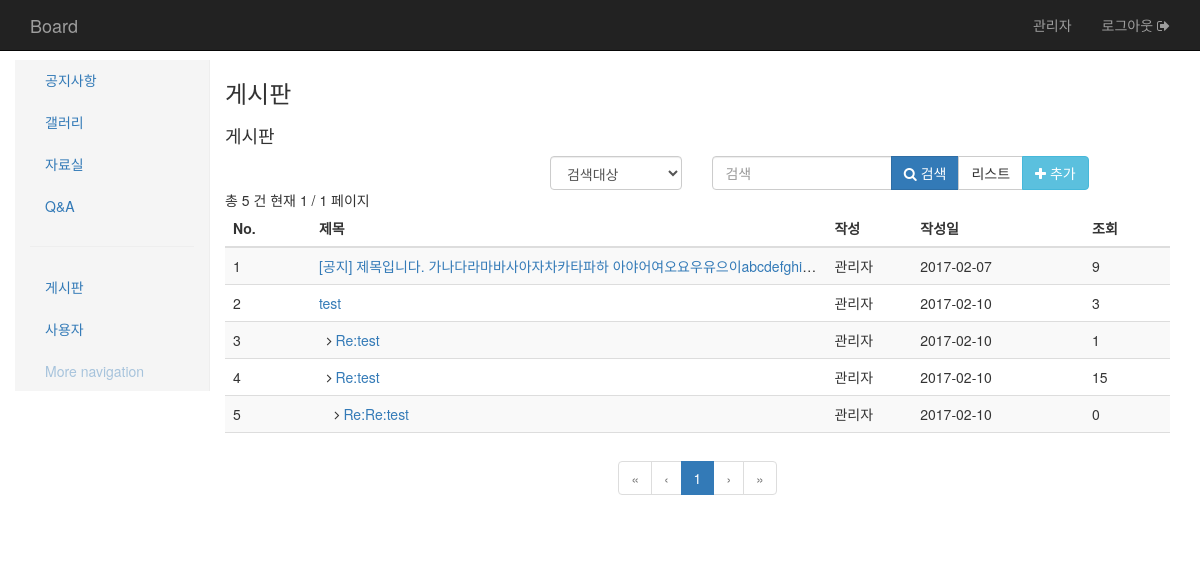
/board/index.php (signed in), run on the app's committed database.
### tables this page shows
CREATE TABLE IF NOT EXISTS `brn_board` (
  `b_idx` int(11) unsigned NOT NULL AUTO_INCREMENT,
  `b_ref` int(10) unsigned NOT NULL DEFAULT '0' COMMENT '글 묶음',
  `b_depth` int(10) unsigned NOT NULL DEFAULT '0' COMMENT '글 묶음 들여쓰기',
  `b_parent` int(10) unsigned NOT NULL DEFAULT '0' COMMENT '자신의 부모글',
  `b_order` int(10) unsigned NOT NULL DEFAULT '0' COMMENT '글 묶음 정렬순서',
  `b_title` varchar(200) NOT NULL,
  `b_name` varchar(100) NOT NULL,
  `b_id` varchar(50) NOT NULL,
  `b_password` varchar(50) NOT NULL,
  `b_content` text,
  `b_count` int(10) unsigned DEFAULT '0',
  `b_email` varchar(100) DEFAULT NULL,
  `b_secret` tinyint(3) unsigned DEFAULT '0',
  `b_notice` tinyint(3) unsigned DEFAULT '0',
  `b_reg_IP` varchar(50) DEFAULT NULL,
  `b_reg_date` datetime DEFAULT NULL,
  PRIMARY KEY (`b_idx`),
  KEY `b_ref` (`b_ref`)
);

### app/board/boardView.php (called while the page is built, shortened)
<?php
class BoardView extends CoreView
{
    public function index($data)
    {
        $data['cssLink'] = array();
        $data['scriptHeader'] = array();
        $data['scriptFooter'] = array();
        $this->render('list', $data);
    }
}

### app/board/boardControl.php (called while the page is built, shortened)
<?php
class BoardControl extends CoreControl
{
    private $_row;
    private $_authMap;
    public function __construct()
    {
        $this->_row = 10;
        $this->_model->setRow($this->_row);
        $this->_table = $this->_model->getTable();
        $this->_auth = loadClass('AuthControl', 'auth');
        $this->_authMap = $this->_auth->getAuthBy($this->_table);
    }
    private function urlQuery()
    {
        $get_page = $_GET["page"];
        $get_s = $_GET["s"];
        $get_k = $_GET["k"];
        return compact('get_page', 'get_s', 'get_k');
    }
    public function index()
    {
        $query = $this->urlQuery();
        $data = $this->_model->selectAll($query['get_page']);
        $data['total_page'] = (int)ceil($data['total_count'] / $this->_row);
        $data['auth'] = $this->_authMap;
        $data = array_merge($data, $query);
        $this->_view->index($data);
    }
}

### app/core/coreModel.php (called while the page is built, shortened)
<?php
class CoreModel
{
    private static $databases;
    public function __construct()
    {
        $connDetails = "localhost|nx_tools|developer|roqkfwk@9";
        if (!is_object(self::$databases[$connDetails])) {
            list($host, $dbname, $user, $pass) = explode('|', $connDetails);
            $dsn = "mysql:host=$host;dbname=$dbname";
            self::$databases[$connDetails] = new PDO($dsn, $user, $pass, array(PDO::MYSQL_ATTR_INIT_COMMAND => "SET NAMES utf8"));
            self::$databases[$connDetails]->setAttribute(PDO::ATTR_ERRMODE, PDO::ERRMODE_EXCEPTION);
        }
        $this->connection = self::$databases[$connDetails];
    }
}

### app/board/boardModel.php (called while the page is built, shortened)
<?php
class BoardModel extends CoreModel
{
    private $_table;
    private $_row_page;
    public function __construct()
    {
        $this->_table = 'brn_board';
        $this->_row_page = 30;
    }
    public function setRow($row)
    {
        $this->_row_page = $row;
    }
    public function selectAll($page)
    {
        $search = array();
        $param  = array();
        $result = array();
        $result['total_count'] = $this->getRowCount($search, $param);
        $offset_page = ($page - 1) * $this->_row_page;
        $result['row_no'] = $offset_page;
        if (!empty($search)) {
            $sql = "
                SELECT *
                FROM $this->_table
                WHERE ".implode(' AND ', $search)."
                ORDER BY b_notice DESC, b_ref DESC, b_order ASC
                LIMIT $offset_page, $this->_row_page";
            $stmt = $this->connection->prepare($sql);
            foreach ($param as $key => &$val) {
                $stmt->bindParam($key, $val);
            }
        } else {
            $sql = "
                SELECT *
                FROM $this->_table
                ORDER BY b_notice DESC, b_ref DESC, b_order ASC
                LIMIT $offset_page, $this->_row_page";
            $stmt = $this->connection->prepare($sql);
        }
        $stmt->execute();
        $result['rows'] = $stmt->fetchAll(PDO::FETCH_ASSOC);
        return $result;
    }
    private function getRowCount($search = array(), $param = array())
    {
        if (!empty($search)) {
            $sql = "
                SELECT COUNT(*) AS b_count
                FROM $this->_table
                WHERE ".implode(' AND ', $search);
            $stmt = $this->connection->prepare($sql);
            foreach ($param as $key => &$val) {
                $stmt->bindParam($key, $val);
            }
        } else {
            $sql = "
                SELECT COUNT(*) AS b_count
                FROM $this->_table";
            $stmt = $this->connection->prepare($sql);
        }
        $stmt->execute();
        $row = $stmt->fetch();
        return $row['b_count'];
    }
}

### app/core/coreControl.php (called while the page is built, shortened)
<?php
class CoreControl
{
    public function __construct($mv)
    {
        $this->_model = loadClass(ucfirst($mv).'Model', $mv);
    }
}

### app/core/class.php (called while the page is built, shortened)
<?php
function includeClassFile($class)
{
    if (substr($class, 0, 4) === 'Core') {
        $classPath = APP_PATH.'core/';
    } else {
        $classPath = ClassPath::$subPath;
    }
    $class{0} = strtolower($class{0});
}
function &loadClass ($class, $path = '')
{
    static $_classes = array();
    if ($path != '' && substr($path, -1) != '/') {
        $path .= '/';
    }
    $classPath = APP_PATH.$path;
    if (class_exists($class)) {
        $_classes[$classPath.$class] = new $class();
        return $_classes[$classPath.$class];
    }
}

### app/view/board/list.php (the view, shortened to what this page needs)
<?php
$selected = array(0=>'', '', '', '');
if (empty($get_s)) {
    $selected['0'] = 'selected';
} else {
    $selected[$get_s] = 'selected';
}
?>
                <h3>게시판</h3>
                <div class="row">
                    <div class="col-md-12">
                        <h4>게시판</h4>
                        <div class="row">
                            <form name="frmSearch" id="frmSearch" method="GET" class="form-horizontal" action="<?=$_SERVER['PHP_SELF']?>">
                                <div class="col-md-2 col-md-offset-4">
                                    <select name="s" id="searchSelect" class="form-control" tabindex="1">
                                        <option value="0" <?=$selected['0']?>>검색대상</option>
                                    </select>
                                </div>
                                <div class="col-md-5">
                                    <div class="input-group">
                                        <input type="text" name="k" id="searchWord" placeholder="검색" class="input form-control" tabindex="2" value="<?=$get_k?>">
                                        <span class="input-group-btn">
                                            <button type="submit" class="btn btn-primary" tabindex="3"> <i class="fa fa-search"></i> 검색</button>
                                            <a class="btn btn-default" href="<?=$_SERVER['PHP_SELF']?>"> 리스트</a>
                                            <?=getAuthButton($auth['auth_write'],
                                                '<a href="'.$_SERVER['PHP_SELF'].'?enter=w&'.getQuery('enter','idx').'" class="btn btn-info"> <i class="fa fa-plus"></i> 추가</a>')?>
                                        </span>
                                    </div>
                                </div>
                            </form>
                        </div>
                    </div>
                    <div class="col-md-12">
                        <div class="table-responsive">
                            <div>
                                총 <?=number_format($total_count)?> 건
                                현재 <?=number_format($get_page)?> / <?=number_format($total_page)?> 페이지
                            </div>
                            <table class="table table-striped">
                                <thead>
                                    <tr>
                                        <th class="col-md-1">No.</th>
                                        <th class="col-md-6">제목</th>
                                        <th class="col-md-1">작성</th>
                                        <th class="col-md-2">작성일</th>
                                        <th class="col-md-1">조회</th>
                                    </tr>
                                </thead>
                                <tbody><?php
                                foreach ($rows as $val) {
                                    $row_no += 1;
                                    $idx = $val['b_idx'];
                                    if ($val['b_depth'] > 0) {
                                        $indent = str_repeat('&nbsp;&nbsp;', $val['b_depth']) .'<i class="fa fa-angle-right"></i> ';
                                    } else {
                                        $indent = '';
                                    }
                                    $title = $val['b_title'];
                                    if ($val['b_notice'] == '1') {
                                        $title = '[공지] '.$title;
                                    }
                                    if (hasAuth($auth['auth_view'])) {
                                        $title = $indent .'<a href="'. $_SERVER['PHP_SELF'] .'?enter=v&idx='. $idx .'&'. getQuery() .'">'.$title .'</a>';
                                    }
                                    if ($val['b_secret'] == '1') {
                                        $title .= ' <i class="fa fa-lock"></i>';
                                    }
                                    $regDate = date('Y-m-d', strtotime($val['b_reg_date']));
                                    ?>
                                    <tr>
                                        <td><?=$row_no?></td>
                                        <td class="ellipsis-base ellipsis-title"><?=$title?></td>
                                        <td class="ellipsis-base ellipsis-name"><?=$val['b_name']?></td>
                                        <td><?=$regDate?></td>
                                        <td><?=$val['b_count']?></td>
                                    </tr><?php
                                } ?>
                                </tbody>
                                <tfoot>
                                    <tr>
                                        <td colspan="6" class="text-center">
                                            <ul class="pagination">
                                                <?=paginate($total_page, 5, $get_page)?>
                                            </ul>
                                        </td>
                                    </tr>
                                </tfoot>
                            </table>
                        </div>
                    </div>
                </div>

### board/index.php (shortened to what this page needs)
<?php
$board = loadClass('BoardControl', 'board');
if (!empty($_POST['action'])) {
    switch ($_POST['action']) {
        case 'add':
            $board->write();
            break;
        case 'mod':
            $board->modify();
            break;
        case 'rep':
            $board->reply();
            break;
        case 'del':
            $board->remove();
            break;
        default:
            $board->index();
    }
} else {
    $board->index();
}

### app/core/coreView.php (shortened to what this page needs)
<?php
class CoreView
{
    private static $includes;
    private $fileExt;
    protected $_file_path;
    protected $_view_path;
    public $base;
    public function __construct($loc)
    {
        $baseKey = "view_manager";
        if (!is_file(BASE_PATH.self::$includes[$baseKey])) {
            self::$includes[$baseKey] = APP_PATH.'view/base.html';
        }
        $this->base = self::$includes[$baseKey];
        $this->fileExt = array('.php', '.html');
        $this->_file_path = BASE_PATH.APP_PATH."view/{$loc}/";
        $this->_view_path = APP_PATH."view/{$loc}/";
    }
    protected function render($page, $data)
    {
        $content_page = NULL;
        foreach ($this->fileExt as $val) {
            if (is_file($this->_file_path.$page.$val)) {
                $content_page = $this->_view_path.$page.$val;
                break;
            }
        }
        if ($content_page) {
            extract($data);
            include_once $this->base;
        } else {
            $page_title = $page;
            include_once APP_PATH.'view/blank.html';
        }
    }
}

### app/core/func.lib.php (shortened to what this page needs)
<?php
function hasAuth($level)
{
    return (isset($_SESSION['_level']) && ($level <= $_SESSION['_level']));
}
function getAuthButton($level, $strButton)
{
    return (hasAuth($level))? $strButton: '';
}
function getQuery($unset_key = 'idx')
{
    $arr_uri = parse_url($_SERVER['REQUEST_URI']);
    if (!empty($arr_uri['query'])) {
        parse_str($arr_uri['query'], $arr_query);
        if (!is_array($unset_key)) {
            $unset_key = preg_split('/,\s*/', $unset_key);
        }
        foreach ($unset_key as $val) {
            unset($arr_query[$val]);
        }
        $url_query = http_build_query($arr_query);
    } else {
        $url_query = '';
    }
    return $url_query;
}
function paginate($page_total, $block_size, $page)
{
    $arr_uri = parse_url($_SERVER['REQUEST_URI']);
    if (!empty($arr_uri['query'])) {
        parse_str($arr_uri['query'], $arr_query);
        unset($arr_query['page']);
        $url_query = http_build_query($arr_query);
    } else {
        $url_query = '';
    }
    $url_self = $_SERVER['PHP_SELF'];
    $page_first = '1';
    $page_last = $page_total;
    $block_start = ((int)ceil($page / $block_size) - 1) * $block_size;
    $block_prev = ($block_start <= 0)? 1: $block_start - $block_size + 1;
    $block_end = $block_start + $block_size;
    $block_next = $block_end + 1;
    if ($block_end > $page_total) {
        $block_end = $page_total;
        $block_next = $block_end;
    }
    $result = "\n";
    if ($block_prev > $block_start) {
        $disabled = "class=\"disabled\"";
    } else {
        $disabled = '';
    }
    $result .= "<li {$disabled}><a href=\"{$url_self}?page={$page_first}&{$url_query}\">&laquo;</a></li>\n";
    $result .= "<li {$disabled}><a href=\"{$url_self}?page={$block_prev}&{$url_query}\">&lsaquo;</a></li>\n";
    for ($i = $block_start + 1; $i <= $block_end; $i++) {
        if ($i == $page) {
            $result .= "<li class=\"active\"><a href=\"#\">$i<span class=\"sr-only\">(current)</span></a></li>\n";
        } else {
            $result .= "<li><a href=\"{$url_self}?page={$i}&{$url_query}\">$i</a></li>\n";
        }
    }
    if ($block_end == $page_total) {
        $disabled = "class=\"disabled\"";
    } else {
        $disabled = '';
    }
    $result .= "<li {$disabled}><a href=\"{$url_self}?page={$block_next}&{$url_query}\">&rsaquo;</a></li>\n";
    $result .= "<li {$disabled}><a href=\"{$url_self}?page={$page_last}&{$url_query}\">&raquo;</a></li>\n";
    return $result;
}

### app/css/custom.css (style rules this page uses)
#navbar-left { background-color: #f5f5f5; border-right: 1px solid #eeeeee; }
.ellipsis-base { overflow: hidden; white-space: nowrap; text-overflow: ellipsis; }
.ellipsis-name { max-width: 60px; }
.ellipsis-title { max-width: 450px; }

### data on the page
brn_board: b_idx "5", b_depth "1", b_title "Re:test", b_name "관리자", b_reg_date "2017-02-10", b_count "15"
brn_board: title "[공지] 제목입니다. 가나다라마바사아자차카타파하 아야어여오요우유으이abcdefghi…", b_name "관리자", b_reg_date "2017-02-07", b_count "9"
brn_board: b_title "test", b_name "관리자", b_reg_date "2017-02-10", b_count "3"
brn_board: b_title "Re:test", b_name "관리자", b_reg_date "2017-02-10", b_count "1"
brn_board: b_title "Re:Re:test", b_name "관리자", b_reg_date "2017-02-10", b_count "0"
